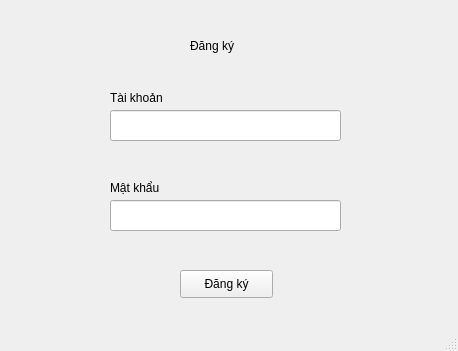
<?xml version="1.0" encoding="UTF-8"?>
<ui version="4.0">
 <class>MainWindow</class>
 <widget class="QMainWindow" name="MainWindow">
  <property name="geometry">
   <rect>
    <x>0</x>
    <y>0</y>
    <width>458</width>
    <height>351</height>
   </rect>
  </property>
  <property name="windowTitle">
   <string>MainWindow</string>
  </property>
  <widget class="QWidget" name="centralwidget">
   <widget class="QLabel" name="label">
    <property name="geometry">
     <rect>
      <x>190</x>
      <y>30</y>
      <width>81</width>
      <height>31</height>
     </rect>
    </property>
    <property name="text">
     <string>Đăng ký</string>
    </property>
   </widget>
   <widget class="QLineEdit" name="lineEdit">
    <property name="geometry">
     <rect>
      <x>110</x>
      <y>110</y>
      <width>231</width>
      <height>31</height>
     </rect>
    </property>
    <property name="placeholderText">
     <string/>
    </property>
   </widget>
   <widget class="QLineEdit" name="lineEdit_2">
    <property name="geometry">
     <rect>
      <x>110</x>
      <y>200</y>
      <width>231</width>
      <height>31</height>
     </rect>
    </property>
    <property name="echoMode">
     <enum>QLineEdit::Password</enum>
    </property>
    <property name="placeholderText">
     <string/>
    </property>
   </widget>
   <widget class="QLabel" name="label_2">
    <property name="geometry">
     <rect>
      <x>110</x>
      <y>90</y>
      <width>55</width>
      <height>16</height>
     </rect>
    </property>
    <property name="text">
     <string>Tài khoản</string>
    </property>
   </widget>
   <widget class="QLabel" name="label_3">
    <property name="geometry">
     <rect>
      <x>110</x>
      <y>180</y>
      <width>55</width>
      <height>16</height>
     </rect>
    </property>
    <property name="text">
     <string>Mật khẩu</string>
    </property>
   </widget>
   <widget class="QPushButton" name="pushButton">
    <property name="geometry">
     <rect>
      <x>180</x>
      <y>270</y>
      <width>93</width>
      <height>28</height>
     </rect>
    </property>
    <property name="text">
     <string>Đăng ký</string>
    </property>
   </widget>
  </widget>
  <widget class="QMenuBar" name="menubar">
   <property name="geometry">
    <rect>
     <x>0</x>
     <y>0</y>
     <width>458</width>
     <height>26</height>
    </rect>
   </property>
  </widget>
  <widget class="QStatusBar" name="statusbar"/>
 </widget>
 <resources/>
 <connections/>
</ui>
